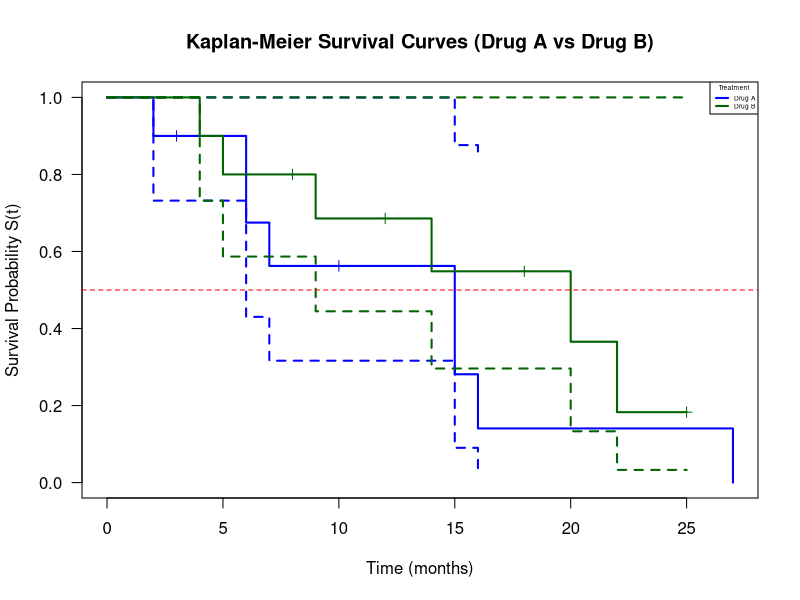

Recreate this plot in R.
library(survival)
data <- data.frame(
  time = c(2,3,6,6,7,10,15,15,16,27,
           4,5,8,9,12,14,18,20,22,25),
  
  status = c(1,0,1,1,1,0,1,1,1,1,
             1,1,0,1,0,1,0,1,1,0),
  
  treatment = c("A","A","A","A","A","A","A","A","A","A",
                "B","B","B","B","B","B","B","B","B","B"),
  
  age = c(65,70,72,68,66,74,69,71,67,73,
          60,62,59,63,61,64,58,66,65,67)
)

# Convert to factor
data$treatment <- as.factor(data$treatment)
km.model <- survfit(Surv(time, status) ~ treatment, data = data)

# Summary
km.model
summary(km.model)

plot(km.model,
     col = c("blue", "darkgreen"),
     lwd = 2,conf.int = TRUE,mark.time = TRUE,
     xlab = "Time (months)",ylab = "Survival Probability S(t)",
     main = "Kaplan-Meier Survival Curves (Drug A vs Drug B)",las = 1
)
legend("topright",legend = c("Drug A", "Drug B"),
       col = c("blue", "darkgreen"),
       lwd = 2,title = "Treatment",cex = 0.4)

abline(h = 0.5, col = "red", lty = 2)

survdiff(Surv(time, status) ~ treatment, data = data)
